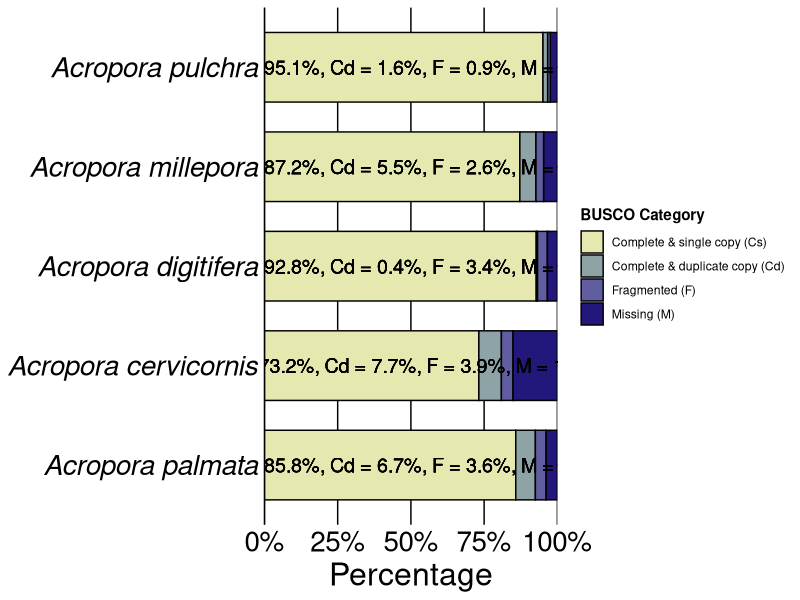
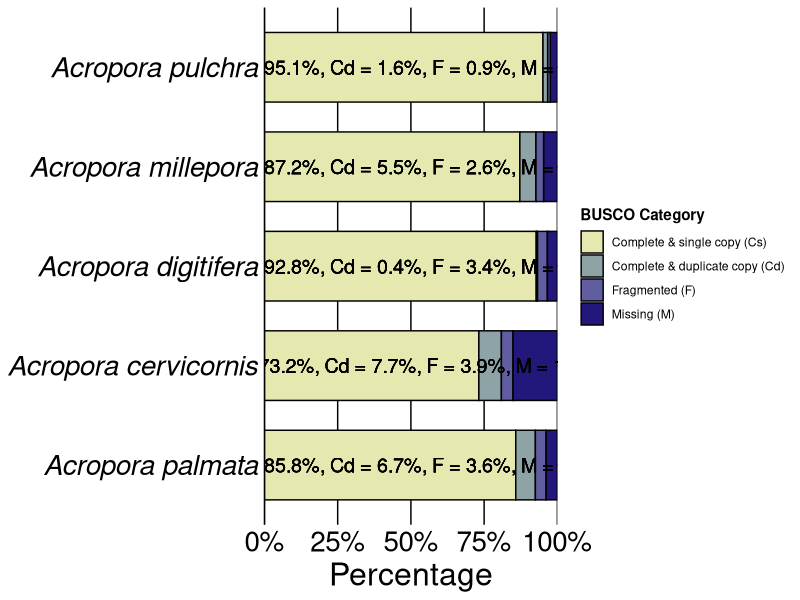
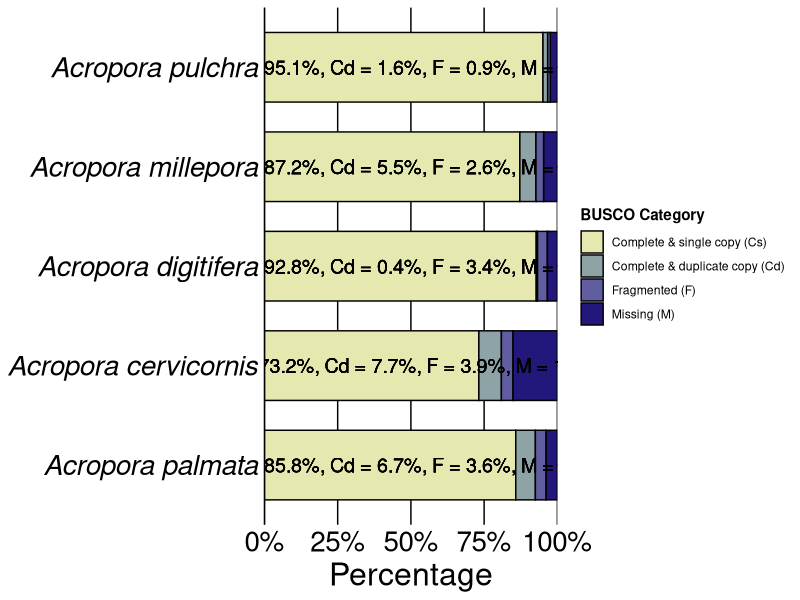

The R source for these figures, in order:
## ---- chunk 1
knitr::opts_chunk$set(echo = TRUE)

library(tidyverse)
library(forcats)
## ---- chunk 2
busco <- read.csv("../Tables/BuscoComparisons.csv")
## ---- chunk 3
busco_long <- pivot_longer(busco, 
                           cols = c("Complete_single_copy_percent", "Complete_duplicate_percent", "Fragmented_percent", "Missing_percent"),
                           names_to = "Category",
                           values_to = "Percentage")
## ---- chunk 4
# Rename and reorder categories
busco_reordered <- busco_long %>%
  mutate(Category = factor(Category,
                           levels = c("Complete_single_copy_percent", 
                                      "Complete_duplicate_percent", 
                                      "Fragmented_percent", 
                                      "Missing_percent"),
                           labels = c("Complete & single copy (Cs)",
                                      "Complete & duplicate copy (Cd)",
                                      "Fragmented (F)",
                                      "Missing (M)")),
         Species = factor(Species, 
                          levels = c("Acropora palmata", "Acropora cervicornis", "Acropora digitifera", "Acropora millepora", "Acropora pulchra"))) %>%
  group_by(Species) %>%
  arrange(desc(Percentage), .by_group = TRUE) %>%
  ungroup()

# Create a separate dataframe for labels
label_data <- busco_reordered %>%
  group_by(Species) %>%
  summarise(Label = case_when(
    Species == "Acropora pulchra" ~ "Cs = 95.1%, Cd = 1.6%, F = 0.9%, M = 2.4%",
    Species == "Acropora millepora" ~ "Cs = 87.2%, Cd = 5.5%, F = 2.6%, M = 4.7%",
    Species == "Acropora palmata" ~ "Cs = 85.8%, Cd = 6.7%, F = 3.6%, M = 3.9%",
    Species == "Acropora digitifera" ~ "Cs = 92.8%, Cd = 0.4%, F = 3.4%, M = 3.4%",
    Species == "Acropora cervicornis" ~ "Cs = 73.2%, Cd = 7.7%, F = 3.9%, M = 15.2%",
    TRUE ~ ""
  ))
## ---- chunk 5
ggplot(busco_reordered, aes(x = Species, y = Percentage, fill = fct_rev(Category))) +
  geom_bar(stat = "identity", position = "fill", width = 0.7, color = "black") +
  # geom_text(aes(label = ifelse(Species == "Acropora pulchra", "sup", "")),
  #           position = position_fill(vjust = 0.5),
  #           color = "white", size = 4, fontface = "bold") +
  geom_text(data = label_data, aes(x = Species, y = 0.5, label = Label), 
            color = "black", 
            size = 5,
            inherit.aes = F) +
  scale_y_continuous(labels = scales::percent_format(accuracy = 1), expand = c(0, 0)) +
  scale_fill_manual(values = c("#22177A", "#605EA1", "#8EA3A6", "#E6E9AF")) +
  coord_flip() +
  labs(x = NULL,
       y = "Percentage",
       fill = "BUSCO Category") +
  theme_minimal() +
  theme(
    axis.text.y = element_text(face = "italic", color = "black", size = 20),
    axis.title.x = element_text(size = 23),
    axis.text.x = element_text(color = "black", size = 20),
    legend.position = "right",
    legend.title = element_text(face = "bold"),
    #panel.grid.major.y = element_line(color = "black"),
    axis.line.y = element_line(color = "black"),
    panel.grid.major = element_line(color = "black"),
    panel.grid.minor = element_blank()) +
  guides(fill = guide_legend(reverse = TRUE))

# Save 
ggsave("../output/assembly/ntlink/busco_comparisons.pdf", plot = last_plot(), width = 15, height = 10)
ggsave("../output/assembly/ntlink/busco_comparisons.png", plot = last_plot(), width = 15, height = 10)
